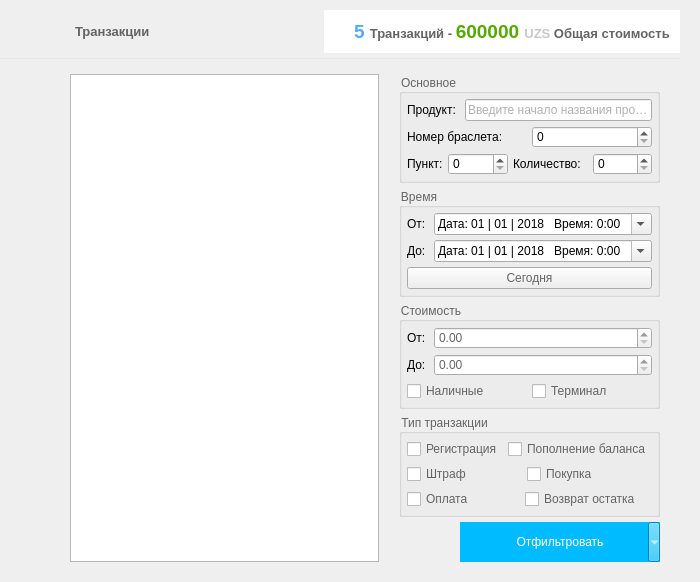
<?xml version="1.0" encoding="UTF-8"?>
<ui version="4.0">
 <class>TransactionsForm</class>
 <widget class="QWidget" name="TransactionsForm">
  <property name="geometry">
   <rect>
    <x>0</x>
    <y>0</y>
    <width>700</width>
    <height>547</height>
   </rect>
  </property>
  <property name="windowTitle">
   <string>Form</string>
  </property>
  <layout class="QVBoxLayout" name="verticalLayout">
   <property name="spacing">
    <number>5</number>
   </property>
   <property name="leftMargin">
    <number>0</number>
   </property>
   <property name="topMargin">
    <number>10</number>
   </property>
   <property name="rightMargin">
    <number>20</number>
   </property>
   <property name="bottomMargin">
    <number>20</number>
   </property>
   <item>
    <layout class="QHBoxLayout" name="horizontalLayout_2">
     <property name="spacing">
      <number>5</number>
     </property>
     <property name="leftMargin">
      <number>30</number>
     </property>
     <item>
      <widget class="QPushButton" name="back_but">
       <property name="enabled">
        <bool>true</bool>
       </property>
       <property name="cursor">
        <cursorShape>PointingHandCursor</cursorShape>
       </property>
       <property name="text">
        <string/>
       </property>
       <property name="icon">
        <iconset resource="../clientresources.qrc">
         <normaloff>:/resources/glyphs/15.png</normaloff>:/resources/glyphs/15.png</iconset>
       </property>
       <property name="flat">
        <bool>true</bool>
       </property>
      </widget>
     </item>
     <item>
      <widget class="QLabel" name="label_5">
       <property name="font">
        <font>
         <pointsize>10</pointsize>
         <weight>75</weight>
         <bold>true</bold>
        </font>
       </property>
       <property name="styleSheet">
        <string notr="true">color: rgb(100, 100, 100);</string>
       </property>
       <property name="text">
        <string>Транзакции</string>
       </property>
       <property name="buddy">
        <cstring>back_but</cstring>
       </property>
      </widget>
     </item>
     <item>
      <spacer name="horizontalSpacer_6">
       <property name="orientation">
        <enum>Qt::Horizontal</enum>
       </property>
       <property name="sizeHint" stdset="0">
        <size>
         <width>40</width>
         <height>20</height>
        </size>
       </property>
      </spacer>
     </item>
     <item>
      <widget class="QFrame" name="frame_3">
       <property name="styleSheet">
        <string notr="true">background-color: rgb(255, 255, 255);</string>
       </property>
       <property name="frameShape">
        <enum>QFrame::NoFrame</enum>
       </property>
       <property name="frameShadow">
        <enum>QFrame::Raised</enum>
       </property>
       <property name="lineWidth">
        <number>0</number>
       </property>
       <layout class="QHBoxLayout" name="horizontalLayout_11">
        <property name="spacing">
         <number>25</number>
        </property>
        <property name="leftMargin">
         <number>30</number>
        </property>
        <property name="topMargin">
         <number>10</number>
        </property>
        <property name="rightMargin">
         <number>10</number>
        </property>
        <property name="bottomMargin">
         <number>10</number>
        </property>
        <item>
         <widget class="QLabel" name="info_label">
          <property name="font">
           <font>
            <pointsize>10</pointsize>
            <weight>75</weight>
            <bold>true</bold>
           </font>
          </property>
          <property name="text">
           <string>&lt;html&gt;&lt;head/&gt;&lt;body&gt;&lt;p&gt;&lt;span style=&quot; font-size:14pt; color:#55aaff;&quot;&gt;5 &lt;/span&gt;&lt;span style=&quot; color:#646464;&quot;&gt;Транзакций - &lt;/span&gt;&lt;span style=&quot; font-size:14pt; color:#55aa00;&quot;&gt;600000 &lt;/span&gt;&lt;span style=&quot; color:#c8c8c8;&quot;&gt;UZS &lt;/span&gt;&lt;span style=&quot; color:#646464;&quot;&gt;Общая стоимость&lt;/span&gt;&lt;/p&gt;&lt;/body&gt;&lt;/html&gt;</string>
          </property>
         </widget>
        </item>
       </layout>
      </widget>
     </item>
    </layout>
   </item>
   <item>
    <widget class="Line" name="line">
     <property name="minimumSize">
      <size>
       <width>0</width>
       <height>1</height>
      </size>
     </property>
     <property name="maximumSize">
      <size>
       <width>16777215</width>
       <height>1</height>
      </size>
     </property>
     <property name="styleSheet">
      <string notr="true">background-color:rgba(230, 230, 230, 255);
</string>
     </property>
     <property name="lineWidth">
      <number>0</number>
     </property>
     <property name="orientation">
      <enum>Qt::Horizontal</enum>
     </property>
    </widget>
   </item>
   <item>
    <layout class="QHBoxLayout" name="horizontalLayout_5" stretch="0,1,0">
     <property name="spacing">
      <number>20</number>
     </property>
     <property name="leftMargin">
      <number>30</number>
     </property>
     <property name="topMargin">
      <number>10</number>
     </property>
     <property name="rightMargin">
      <number>20</number>
     </property>
     <item>
      <layout class="QVBoxLayout" name="verticalLayout_6">
       <property name="spacing">
        <number>5</number>
       </property>
       <property name="topMargin">
        <number>0</number>
       </property>
       <property name="rightMargin">
        <number>0</number>
       </property>
       <item>
        <widget class="QLabel" name="label_8">
         <property name="font">
          <font>
           <pointsize>12</pointsize>
          </font>
         </property>
         <property name="pixmap">
          <pixmap resource="../clientresources.qrc">:/resources/glyphs/60.png</pixmap>
         </property>
         <property name="alignment">
          <set>Qt::AlignLeading|Qt::AlignLeft|Qt::AlignTop</set>
         </property>
         <property name="buddy">
          <cstring>tableView</cstring>
         </property>
        </widget>
       </item>
       <item>
        <spacer name="verticalSpacer_4">
         <property name="orientation">
          <enum>Qt::Vertical</enum>
         </property>
         <property name="sizeHint" stdset="0">
          <size>
           <width>20</width>
           <height>40</height>
          </size>
         </property>
        </spacer>
       </item>
      </layout>
     </item>
     <item>
      <layout class="QVBoxLayout" name="verticalLayout_10">
       <property name="spacing">
        <number>5</number>
       </property>
       <property name="topMargin">
        <number>0</number>
       </property>
       <property name="rightMargin">
        <number>0</number>
       </property>
       <item>
        <widget class="QTableView" name="tableView">
         <property name="alternatingRowColors">
          <bool>false</bool>
         </property>
         <property name="selectionBehavior">
          <enum>QAbstractItemView::SelectRows</enum>
         </property>
         <property name="sortingEnabled">
          <bool>true</bool>
         </property>
         <attribute name="horizontalHeaderShowSortIndicator" stdset="0">
          <bool>true</bool>
         </attribute>
         <attribute name="horizontalHeaderStretchLastSection">
          <bool>true</bool>
         </attribute>
        </widget>
       </item>
      </layout>
     </item>
     <item>
      <layout class="QVBoxLayout" name="verticalLayout_12">
       <property name="spacing">
        <number>5</number>
       </property>
       <property name="topMargin">
        <number>0</number>
       </property>
       <property name="rightMargin">
        <number>0</number>
       </property>
       <item>
        <widget class="QGroupBox" name="exit_group_3">
         <property name="styleSheet">
          <string notr="true">color: rgb(100, 100, 100);</string>
         </property>
         <property name="title">
          <string>Основное</string>
         </property>
         <layout class="QVBoxLayout" name="verticalLayout_11">
          <property name="spacing">
           <number>5</number>
          </property>
          <property name="leftMargin">
           <number>5</number>
          </property>
          <property name="topMargin">
           <number>5</number>
          </property>
          <property name="rightMargin">
           <number>5</number>
          </property>
          <property name="bottomMargin">
           <number>5</number>
          </property>
          <item>
           <layout class="QHBoxLayout" name="horizontalLayout_18">
            <item>
             <widget class="QLabel" name="label_9">
              <property name="styleSheet">
               <string notr="true">color: rgb(0, 0, 0);</string>
              </property>
              <property name="text">
               <string>Продукт: </string>
              </property>
              <property name="buddy">
               <cstring>product_lineEdit</cstring>
              </property>
             </widget>
            </item>
            <item>
             <widget class="QLineEdit" name="product_lineEdit">
              <property name="placeholderText">
               <string>Введите начало названия продукта</string>
              </property>
              <property name="clearButtonEnabled">
               <bool>true</bool>
              </property>
             </widget>
            </item>
           </layout>
          </item>
          <item>
           <layout class="QHBoxLayout" name="horizontalLayout_15">
            <item>
             <widget class="QLabel" name="label_3">
              <property name="styleSheet">
               <string notr="true">color: rgb(0, 0, 0);</string>
              </property>
              <property name="text">
               <string>Номер браслета:</string>
              </property>
              <property name="buddy">
               <cstring>bracer_number_spin</cstring>
              </property>
             </widget>
            </item>
            <item>
             <widget class="QSpinBox" name="bracer_number_spin">
              <property name="styleSheet">
               <string notr="true">color: rgb(0, 0, 0);</string>
              </property>
              <property name="maximum">
               <number>9999</number>
              </property>
             </widget>
            </item>
           </layout>
          </item>
          <item>
           <layout class="QHBoxLayout" name="horizontalLayout_7" stretch="0,1,0,1">
            <item>
             <widget class="QLabel" name="label_6">
              <property name="styleSheet">
               <string notr="true">color: rgb(0, 0, 0);</string>
              </property>
              <property name="text">
               <string>Пункт:</string>
              </property>
              <property name="buddy">
               <cstring>actitivity_point_spin</cstring>
              </property>
             </widget>
            </item>
            <item>
             <widget class="QSpinBox" name="actitivity_point_spin">
              <property name="styleSheet">
               <string notr="true">color: rgb(0, 0, 0);</string>
              </property>
             </widget>
            </item>
            <item>
             <widget class="QLabel" name="label_10">
              <property name="styleSheet">
               <string notr="true">color: rgb(0, 0, 0);</string>
              </property>
              <property name="text">
               <string>Количество:  </string>
              </property>
              <property name="buddy">
               <cstring>amount_spin</cstring>
              </property>
             </widget>
            </item>
            <item>
             <widget class="QSpinBox" name="amount_spin">
              <property name="styleSheet">
               <string notr="true">color: rgb(0, 0, 0);</string>
              </property>
              <property name="maximum">
               <number>9999</number>
              </property>
             </widget>
            </item>
           </layout>
          </item>
         </layout>
        </widget>
       </item>
       <item>
        <widget class="QGroupBox" name="exit_group">
         <property name="styleSheet">
          <string notr="true">color: rgb(100, 100, 100);</string>
         </property>
         <property name="title">
          <string>Время</string>
         </property>
         <layout class="QVBoxLayout" name="verticalLayout_8">
          <property name="spacing">
           <number>5</number>
          </property>
          <property name="leftMargin">
           <number>5</number>
          </property>
          <property name="topMargin">
           <number>5</number>
          </property>
          <property name="rightMargin">
           <number>5</number>
          </property>
          <property name="bottomMargin">
           <number>5</number>
          </property>
          <item>
           <layout class="QHBoxLayout" name="horizontalLayout_13" stretch="0,1">
            <item>
             <widget class="QLabel" name="label_11">
              <property name="styleSheet">
               <string notr="true">color: rgb(0, 0, 0);</string>
              </property>
              <property name="text">
               <string>От: </string>
              </property>
              <property name="buddy">
               <cstring>from_dateTime</cstring>
              </property>
             </widget>
            </item>
            <item>
             <widget class="QDateTimeEdit" name="from_dateTime">
              <property name="sizePolicy">
               <sizepolicy hsizetype="Expanding" vsizetype="Fixed">
                <horstretch>0</horstretch>
                <verstretch>0</verstretch>
               </sizepolicy>
              </property>
              <property name="styleSheet">
               <string notr="true">color: rgb(0, 0, 0);</string>
              </property>
              <property name="dateTime">
               <datetime>
                <hour>0</hour>
                <minute>0</minute>
                <second>0</second>
                <year>2018</year>
                <month>1</month>
                <day>1</day>
               </datetime>
              </property>
              <property name="date">
               <date>
                <year>2018</year>
                <month>1</month>
                <day>1</day>
               </date>
              </property>
              <property name="minimumDateTime">
               <datetime>
                <hour>0</hour>
                <minute>0</minute>
                <second>0</second>
                <year>1818</year>
                <month>1</month>
                <day>1</day>
               </datetime>
              </property>
              <property name="currentSection">
               <enum>QDateTimeEdit::NoSection</enum>
              </property>
              <property name="displayFormat">
               <string>Дата: dd | MM | yyyy   Время: H:mm</string>
              </property>
              <property name="calendarPopup">
               <bool>true</bool>
              </property>
             </widget>
            </item>
           </layout>
          </item>
          <item>
           <layout class="QHBoxLayout" name="horizontalLayout_14" stretch="0,1">
            <item>
             <widget class="QLabel" name="label_13">
              <property name="styleSheet">
               <string notr="true">color: rgb(0, 0, 0);</string>
              </property>
              <property name="text">
               <string>До: </string>
              </property>
              <property name="buddy">
               <cstring>to_dateTime</cstring>
              </property>
             </widget>
            </item>
            <item>
             <widget class="QDateTimeEdit" name="to_dateTime">
              <property name="sizePolicy">
               <sizepolicy hsizetype="Expanding" vsizetype="Fixed">
                <horstretch>0</horstretch>
                <verstretch>0</verstretch>
               </sizepolicy>
              </property>
              <property name="styleSheet">
               <string notr="true">color: rgb(0, 0, 0);</string>
              </property>
              <property name="dateTime">
               <datetime>
                <hour>0</hour>
                <minute>0</minute>
                <second>0</second>
                <year>2018</year>
                <month>1</month>
                <day>1</day>
               </datetime>
              </property>
              <property name="date">
               <date>
                <year>2018</year>
                <month>1</month>
                <day>1</day>
               </date>
              </property>
              <property name="minimumDateTime">
               <datetime>
                <hour>0</hour>
                <minute>0</minute>
                <second>0</second>
                <year>1818</year>
                <month>1</month>
                <day>1</day>
               </datetime>
              </property>
              <property name="currentSection">
               <enum>QDateTimeEdit::NoSection</enum>
              </property>
              <property name="displayFormat">
               <string>Дата: dd | MM | yyyy   Время: H:mm</string>
              </property>
              <property name="calendarPopup">
               <bool>true</bool>
              </property>
             </widget>
            </item>
           </layout>
          </item>
          <item>
           <widget class="QPushButton" name="today_but">
            <property name="text">
             <string>Сегодня</string>
            </property>
           </widget>
          </item>
         </layout>
        </widget>
       </item>
       <item>
        <widget class="QGroupBox" name="exit_group_2">
         <property name="styleSheet">
          <string notr="true">color: rgb(100, 100, 100);</string>
         </property>
         <property name="title">
          <string>Стоимость</string>
         </property>
         <layout class="QVBoxLayout" name="verticalLayout_9">
          <property name="spacing">
           <number>5</number>
          </property>
          <property name="leftMargin">
           <number>5</number>
          </property>
          <property name="topMargin">
           <number>5</number>
          </property>
          <property name="rightMargin">
           <number>5</number>
          </property>
          <property name="bottomMargin">
           <number>5</number>
          </property>
          <item>
           <layout class="QHBoxLayout" name="horizontalLayout_16" stretch="0,1">
            <item>
             <widget class="QLabel" name="label_14">
              <property name="styleSheet">
               <string notr="true">color: rgb(0, 0, 0);</string>
              </property>
              <property name="text">
               <string>От: </string>
              </property>
              <property name="buddy">
               <cstring>from_money_doubleSpinBox</cstring>
              </property>
             </widget>
            </item>
            <item>
             <widget class="QDoubleSpinBox" name="from_money_doubleSpinBox">
              <property name="maximum">
               <double>10000000.000000000000000</double>
              </property>
             </widget>
            </item>
           </layout>
          </item>
          <item>
           <layout class="QHBoxLayout" name="horizontalLayout_17" stretch="0,1">
            <item>
             <widget class="QLabel" name="label_15">
              <property name="styleSheet">
               <string notr="true">color: rgb(0, 0, 0);</string>
              </property>
              <property name="text">
               <string>До: </string>
              </property>
              <property name="buddy">
               <cstring>to_money_doubleSpinBox</cstring>
              </property>
             </widget>
            </item>
            <item>
             <widget class="QDoubleSpinBox" name="to_money_doubleSpinBox">
              <property name="maximum">
               <double>10000000.000000000000000</double>
              </property>
              <property name="singleStep">
               <double>500.000000000000000</double>
              </property>
             </widget>
            </item>
           </layout>
          </item>
          <item>
           <layout class="QHBoxLayout" name="horizontalLayout_19">
            <item>
             <widget class="QCheckBox" name="money_check">
              <property name="text">
               <string>Наличные</string>
              </property>
             </widget>
            </item>
            <item>
             <widget class="QCheckBox" name="terminal_check">
              <property name="text">
               <string>Терминал</string>
              </property>
             </widget>
            </item>
           </layout>
          </item>
         </layout>
        </widget>
       </item>
       <item>
        <widget class="QGroupBox" name="exit_group_4">
         <property name="styleSheet">
          <string notr="true">color: rgb(100, 100, 100);</string>
         </property>
         <property name="title">
          <string>Тип транзакции</string>
         </property>
         <layout class="QVBoxLayout" name="verticalLayout_13">
          <property name="spacing">
           <number>5</number>
          </property>
          <property name="leftMargin">
           <number>5</number>
          </property>
          <property name="topMargin">
           <number>5</number>
          </property>
          <property name="rightMargin">
           <number>5</number>
          </property>
          <property name="bottomMargin">
           <number>5</number>
          </property>
          <item>
           <layout class="QHBoxLayout" name="horizontalLayout_20">
            <item>
             <widget class="QCheckBox" name="reg_check">
              <property name="text">
               <string>Регистрация</string>
              </property>
             </widget>
            </item>
            <item>
             <widget class="QCheckBox" name="add_ballance_check">
              <property name="text">
               <string>Пополнение баланса</string>
              </property>
             </widget>
            </item>
           </layout>
          </item>
          <item>
           <layout class="QHBoxLayout" name="horizontalLayout_21" stretch="0,1">
            <item>
             <widget class="QCheckBox" name="penalty_check">
              <property name="text">
               <string>Штраф               </string>
              </property>
             </widget>
            </item>
            <item>
             <widget class="QCheckBox" name="buy_check">
              <property name="text">
               <string>Покупка</string>
              </property>
             </widget>
            </item>
           </layout>
          </item>
          <item>
           <layout class="QHBoxLayout" name="horizontalLayout_23" stretch="0,1">
            <item>
             <widget class="QCheckBox" name="return_debt_check">
              <property name="text">
               <string>Оплата              </string>
              </property>
             </widget>
            </item>
            <item>
             <widget class="QCheckBox" name="return_remainder_check">
              <property name="text">
               <string>Возврат остатка</string>
              </property>
             </widget>
            </item>
           </layout>
          </item>
         </layout>
        </widget>
       </item>
       <item>
        <spacer name="verticalSpacer">
         <property name="orientation">
          <enum>Qt::Vertical</enum>
         </property>
         <property name="sizeHint" stdset="0">
          <size>
           <width>20</width>
           <height>40</height>
          </size>
         </property>
        </spacer>
       </item>
       <item>
        <layout class="QHBoxLayout" name="horizontalLayout_22">
         <property name="spacing">
          <number>10</number>
         </property>
         <property name="bottomMargin">
          <number>0</number>
         </property>
         <item>
          <widget class="QPushButton" name="clean_but">
           <property name="enabled">
            <bool>true</bool>
           </property>
           <property name="minimumSize">
            <size>
             <width>40</width>
             <height>40</height>
            </size>
           </property>
           <property name="font">
            <font>
             <pointsize>10</pointsize>
            </font>
           </property>
           <property name="cursor">
            <cursorShape>PointingHandCursor</cursorShape>
           </property>
           <property name="styleSheet">
            <string notr="true">QPushButton{
    border: none; /* no border for a flat push button */
}

QPushButton:hover{
	text-decoration: underline;
}</string>
           </property>
           <property name="text">
            <string/>
           </property>
           <property name="icon">
            <iconset resource="../clientresources.qrc">
             <normaloff>:/resources/glyphs/51.png</normaloff>:/resources/glyphs/51.png</iconset>
           </property>
          </widget>
         </item>
         <item>
          <widget class="QToolButton" name="filter_but">
           <property name="minimumSize">
            <size>
             <width>200</width>
             <height>40</height>
            </size>
           </property>
           <property name="styleSheet">
            <string notr="true">QAbstractButton{
color: rgb(255, 255, 255);
border:none;
background-color: rgb(100, 100, 100);
}
QAbstractButton:enabled:hover{

	background-color: rgb(0, 187, 255,50%);

}
QAbstractButton:enabled{
	background-color: rgb(0, 187, 255);
}</string>
           </property>
           <property name="text">
            <string>Отфильтровать</string>
           </property>
           <property name="popupMode">
            <enum>QToolButton::MenuButtonPopup</enum>
           </property>
           <property name="toolButtonStyle">
            <enum>Qt::ToolButtonTextBesideIcon</enum>
           </property>
          </widget>
         </item>
        </layout>
       </item>
      </layout>
     </item>
    </layout>
   </item>
  </layout>
  <action name="cashboxAction">
   <property name="text">
    <string>Сегодняшняя касса</string>
   </property>
  </action>
 </widget>
 <resources>
  <include location="../clientresources.qrc"/>
 </resources>
 <connections/>
</ui>
